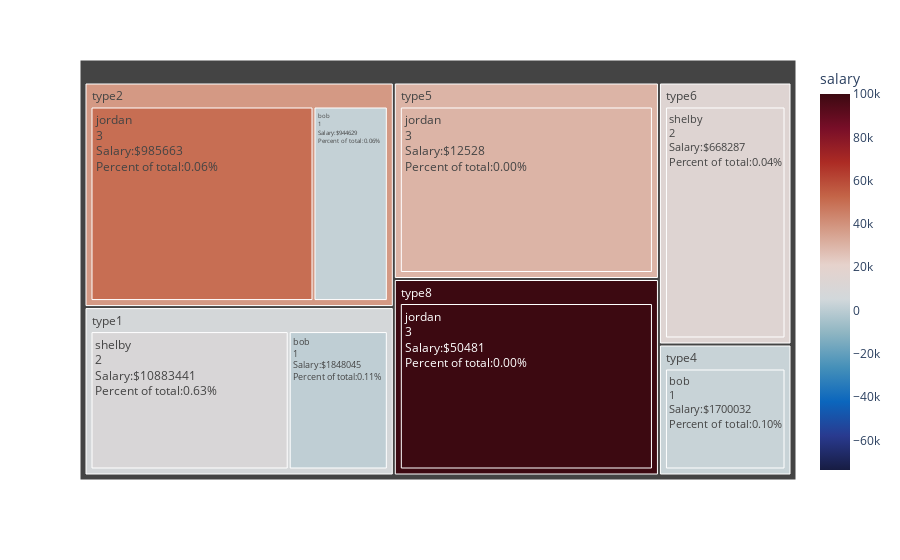

Write notebook code for a chart like this one.
### Code cell
import pandas as pd
import numpy as np
import matplotlib.pyplot as plt
import plotly.express as px

d = {'count': [1,1,1,2,2,3,3,3,4], 
     'name': ['bob','bob','bob','shelby','shelby','jordan','jordan','jordan','jeff'],
     'type': ['type1','type2','type4','type1','type6','type5','type8','type2',None],
     'salary':[1000,2000,3000,10000,15000,30000,100000,50000,25000]}
df = pd.DataFrame(data=d)

# group data and aggregate
df_plot = df.groupby(['name','type'])[['salary','count']].sum().reset_index()
df_plot.sort_values(by=['name','type'],inplace=True)

avg_salary = df_plot['salary'].sum()/df_plot['count'].sum()

# plot treemap
fig = px.treemap(df_plot,
                 values='count',
                 color='salary',
                 color_continuous_scale='balance',
                 color_continuous_midpoint=avg_salary,
                 path=['type','name'])
# fig.data[0].textinfo = 'label+value+percent parent'
percents = (100*df.salary / sum(df.salary)).tolist()
salaries = df.salary.tolist()

## store multiple lists of data in customdata
fig.data[0].customdata = np.column_stack([dfp['Monto'], dfp['Procentaje']])
fig.data[0].texttemplate = "%{label}<br>%{value}<br>Salary:$%{customdata[0]}<br>Percent of total:%{customdata[1]:.2f}%"
fig.show()

### Figure 1 — Plotly figure (JSON) as saved in the notebook; plotly's stock layout.template omitted (floating-point values rounded to 4 significant figures)
{"data": [{"branchvalues": "total", "customdata": [[1848045, 0.1076], [944629, 0.05501], [1700032, 0.09901], [985663, 0.0574], [12528, 0.0007296], [50481, 0.00294], [10883441, 0.6338], [668287, 0.03892], [78037, 0.004545]], "domain": {"x": [0, 1], "y": [0, 1]}, "hovertemplate": "labels=%{label}<br>count=%{value}<br>parent=%{parent}<br>id=%{id}<br>salary=%{color}<extra></extra>", "ids": ["type1/bob", "type2/bob", "type4/bob", "type2/jordan", "type5/jordan", "type8/jordan", "type1/shelby", "type6/shelby", "type1", "type2", "type4", "type5", "type6", "type8"], "labels": ["bob", "bob", "bob", "jordan", "jordan", "jordan", "shelby", "shelby", "type1", "type2", "type4", "type5", "type6", "type8"], "marker": {"coloraxis": "coloraxis", "colors": [1000, 2000, 3000, 50000, 30000, 100000, 10000, 15000, 7000, 38000, 3000, 30000, 15000, 100000]}, "name": "", "parents": ["type1", "type2", "type4", "type2", "type5", "type8", "type1", "type6", "", "", "", "", "", ""], "texttemplate": "%{label}<br>%{value}<br>Salary:$%{customdata[0]}<br>Percent of total:%{customdata[1]:.2f}%", "type": "treemap", "values": [1, 1, 1, 3, 3, 3, 2, 2, 3, 4, 1, 3, 2, 3]}], "layout": {"coloraxis": {"cmid": 13190.0, "colorbar": {"title": {"text": "salary"}}, "colorscale": [[0, "rgb(23, 28, 66)"], [0.09091, "rgb(41, 58, 143)"], [0.1818, "rgb(11, 102, 189)"], [0.2727, "rgb(69, 144, 185)"], [0.3636, "rgb(142, 181, 194)"], [0.4545, "rgb(210, 216, 219)"], [0.5455, "rgb(230, 210, 204)"], [0.6364, "rgb(213, 157, 137)"], [0.7273, "rgb(196, 101, 72)"], [0.8182, "rgb(172, 43, 36)"], [0.9091, "rgb(120, 14, 40)"], [1, "rgb(60, 9, 17)"]]}, "legend": {"tracegroupgap": 0}, "margin": {"t": 60}}}
